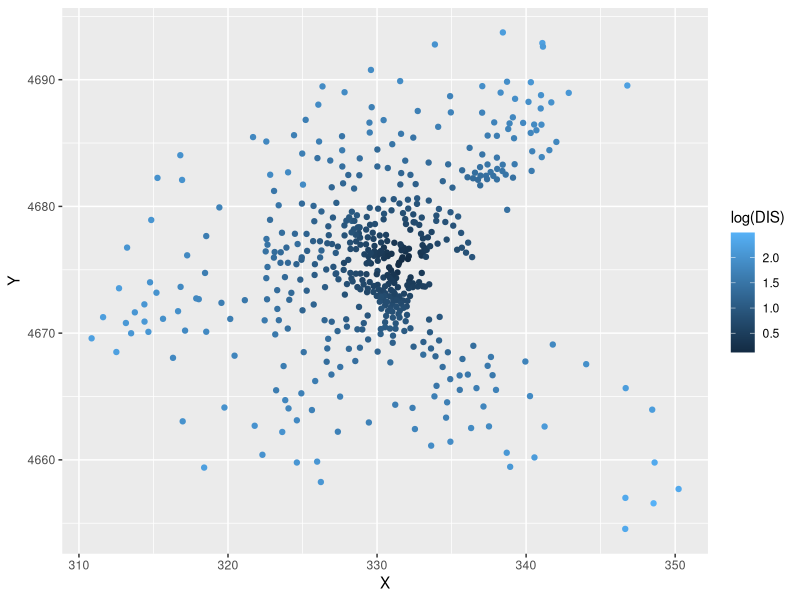
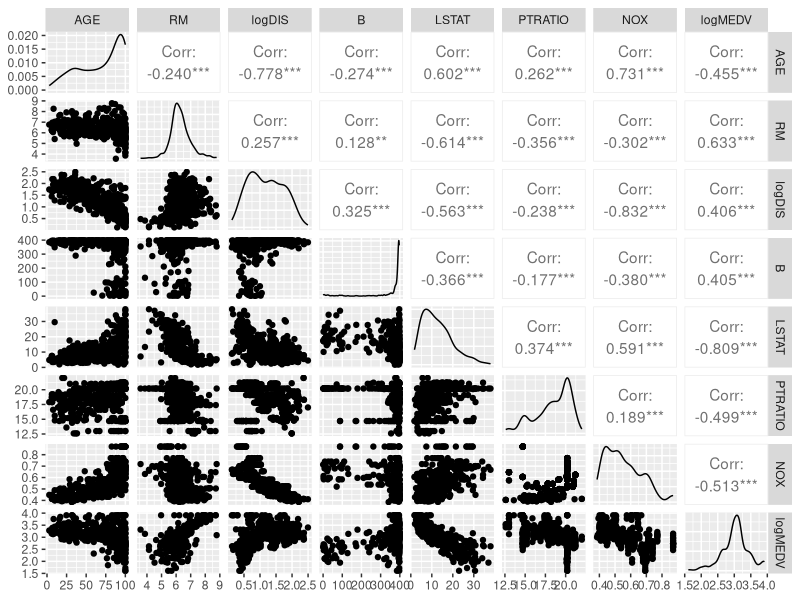

Write the R code that produced these figures, in order.
## ---- chunk 1
library(spdep)
data(boston)
## ---- chunk 2
library(ggplot2)
library(GGally)
library(dplyr)
## ---- chunk 3
boston.c$X <- boston.utm[,1]
boston.c$Y <- boston.utm[,2]
ggplot(boston.c) + geom_point(aes(x=X, y=Y, color=log(DIS)))
## ---- chunk 4
boston.c %>% mutate(logMEDV = log(CMEDV), logDIS=log(DIS)) %>% 
  select(AGE, RM, logDIS, B, LSTAT, PTRATIO, NOX, logMEDV) %>% ggpairs()
## ---- chunk 5
lm1 <- lm(log(CMEDV)~log(DIS), data=boston.c)
summary(lm1)
## ---- chunk 6
multilm <- lm(log(CMEDV) ~ NOX + AGE + log(DIS) + RM + CRIM + PTRATIO + B + LSTAT+ CHAS, data=boston.c)
summary(multilm)
